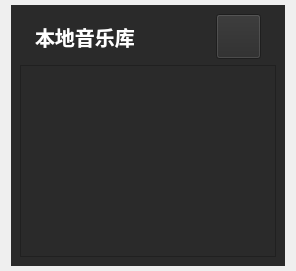
               <widget class="QWidget" name="localpage">
                <layout class="QGridLayout" name="gridLayout_4">
                 <property name="topMargin">
                  <number>5</number>
                 </property>
                 <property name="bottomMargin">
                  <number>5</number>
                 </property>
                 <item row="0" column="0">
                  <widget class="QWidget" name="widget_8" native="true">
                   <property name="styleSheet">
                    <string notr="true">background-color: rgb(42, 42, 42);
color: rgb(255, 255, 255);</string>
                   </property>
                   <layout class="QVBoxLayout" name="verticalLayout_8">
                    <item>
                     <layout class="QVBoxLayout" name="verticalLayout_6">
                      <item>
                       <layout class="QHBoxLayout" name="horizontalLayout_10">
                        <item>
                         <spacer name="horizontalSpacer_11">
                          <property name="orientation">
                           <enum>Qt::Orientation::Horizontal</enum>
                          </property>
                          <property name="sizeType">
                           <enum>QSizePolicy::Policy::Fixed</enum>
                          </property>
                          <property name="sizeHint" stdset="0">
                           <size>
                            <width>15</width>
                            <height>20</height>
                           </size>
                          </property>
                         </spacer>
                        </item>
                        <item>
                         <widget class="QLabel" name="label">
                          <property name="font">
                           <font>
                            <family>Microsoft YaHei UI</family>
                            <pointsize>15</pointsize>
                            <bold>true</bold>
                           </font>
                          </property>
                          <property name="text">
                           <string>本地音乐库</string>
                          </property>
                         </widget>
                        </item>
                        <item>
                         <spacer name="horizontalSpacer_10">
                          <property name="orientation">
                           <enum>Qt::Orientation::Horizontal</enum>
                          </property>
                          <property name="sizeHint" stdset="0">
                           <size>
                            <width>40</width>
                            <height>20</height>
                           </size>
                          </property>
                         </spacer>
                        </item>
                        <item>
                         <widget class="QPushButton" name="pushButton_add">
                          <property name="minimumSize">
                           <size>
                            <width>45</width>
                            <height>45</height>
                           </size>
                          </property>
                          <property name="maximumSize">
                           <size>
                            <width>45</width>
                            <height>45</height>
                           </size>
                          </property>
                          <property name="cursor">
                           <cursorShape>PointingHandCursor</cursorShape>
                          </property>
                          <property name="styleSheet">
                           <string notr="true">QPushButton{image: url(:/res/img/add0.png);}
QPushButton:hover {image: url(:/res/img/add1.png);}
QPushButton:pressed {image: url(:/res/img/add0.png);}

</string>
                          </property>
                          <property name="text">
                           <string/>
                          </property>
                         </widget>
                        </item>
                        <item>
                         <spacer name="horizontalSpacer_12">
                          <property name="orientation">
                           <enum>Qt::Orientation::Horizontal</enum>
                          </property>
                          <property name="sizeType">
                           <enum>QSizePolicy::Policy::Fixed</enum>
                          </property>
                          <property name="sizeHint" stdset="0">
                           <size>
                            <width>15</width>
                            <height>20</height>
                           </size>
                          </property>
                         </spacer>
                        </item>
                       </layout>
                      </item>
                      <item>
                       <widget class="ListWidgetLocal" name="listWidgetLocal">
                        <property name="styleSheet">
                         <string notr="true">QScrollBar:vertical{ 
    width:8px;  
    border-style:flat;
    border-radius: 4px;
    border:0px;
     background: #19191A;
} 
QScrollBar::handle:vertical{ 
    background: rgba(255,255,255,0.50);
    border-radius: 4px;
    width:8px; 
    min-height:91px; 
    border-style:flat;
}
QScrollBar::handle:vertical::hover{ 
    background: rgba(255,255,255,0.90);
    border-radius: 4px;
    width:8px; 
}
QScrollBar::handle:vertical::pressed{ 
    background: rgba(255,255,255,0.90);
    border-radius:4px;
    width:8px; 
}
QScrollBar::sub-page:vertical {
    background: #19191A;
border-style:flat;
}
QScrollBar::add-page:vertical {
   background: #19191A;
border-style:flat;
}
QScrollBar::add-line:vertical{
   background: #19191A;
}
QScrollBar::sub-line:vertical {
   background: #19191A;
}
QScrollBar:horizontal{ 
    height:8px;  
    border-style:flat;
    border-radius: 4px;
    border:0px;
background: #19191A;
} 
QScrollBar::handle:horizontal{ 
    background: rgba(255,255,255,0.50);
    border-radius: 4px;
    height:8px; 
    min-width:91px; 
    border-style:flat;
}
QScrollBar::handle:horizontal::hover{ 
    background: rgba(255,255,255,0.90);
    border-radius: 4px;
    height:8px; 
}
QScrollBar::handle:horizontal::pressed{ 
    background: rgba(255,255,255,0.90);
    border-radius:4px;
    height:8px; 
}
QScrollBar::sub-page:horizontal {
    background: #19191A;
    border-style:flat;
}
QScrollBar::add-page:horizontal {
   background: #19191A;
    border-style:flat;
}
QScrollBar::sub-line:horizontal {
   background: #19191A;
}
QScrollBar::add-line:horizontal{
   background: #19191A;
}
</string>
                        </property>
                       </widget>
                      </item>
                     </layout>
                    </item>
                   </layout>
                  </widget>
                 </item>
                </layout>
               </widget>
